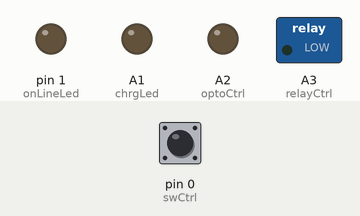
Simulated run of this sketch. Board: Arduino Uno, built with avr-gcc and run on an emulated ATmega328P. Parts: switched loads named in the sketch (green lamp = pin HIGH), output pins drawn as LEDs (lit = HIGH). Inputs (shaded band) come from the test bench; at power-on: pin 0 (swCtrl) LOW.

Above: at 1.1 s.
1.2 s: pin 0 (swCtrl) pulled HIGH for 0.2 s
At 1.52 s:
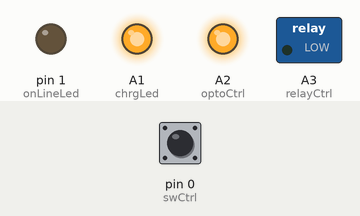
4.2 s: pin 0 (swCtrl) pulled HIGH for 1 s
At 6.1 s:
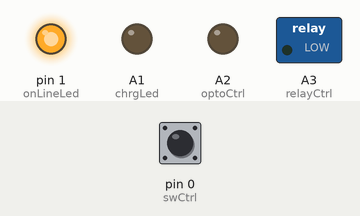
6.7 s: pin 0 (swCtrl) pulled HIGH for 0.2 s
At 7.27 s:
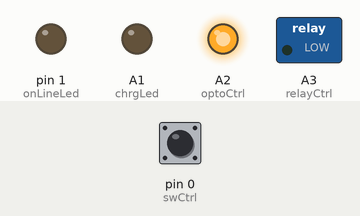
9.9 s: pin 0 (swCtrl) pulled HIGH for 3.2 s
At 11.5 s:
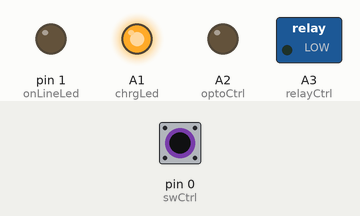
Timing chart, 0 to 18.4 s (numbered marks = the images above; inputs shaded):
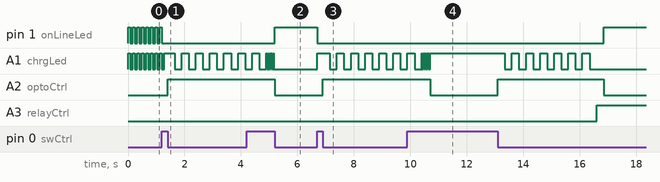

The sketch:

Precharge_Motor_ATTiny.ino
```cpp
//precharge and motor relay software
//version 1.0
//written and developed by Jackson Walker
//225-5-2017

/*
 *This is the control software for the Ra X precharge board and relay control board
 *
 *
 *
 */


  const int chrgLed = A1;
  const int onLineLed = 1;
  const int relayCtrl = A3;
  const int optoCtrl = A2;
  const int swCtrl = 0;

void setup() {

  //set up the outputs and the input
  pinMode(chrgLed, OUTPUT); //red
  pinMode(onLineLed, OUTPUT); //green
  pinMode(relayCtrl, OUTPUT);
  pinMode(optoCtrl, OUTPUT);
  pinMode(swCtrl, INPUT);


  digitalWrite(relayCtrl, LOW);
  digitalWrite(optoCtrl, LOW);
  digitalWrite(onLineLed, LOW);
  digitalWrite(chrgLed, LOW);
  while(digitalRead(swCtrl) == LOW) //if it's on during setup, it needs to be set to low before anything can happen
  {
      digitalWrite(onLineLed,HIGH);
      digitalWrite(chrgLed,HIGH);
      delay(80);
      digitalWrite(onLineLed,LOW);
      digitalWrite(chrgLed,LOW);
      delay(80);
  }

}

void loop() {
    /////////////////////INIT DISCONNECT////////////////////
    digitalWrite(relayCtrl, LOW);
    digitalWrite(optoCtrl, LOW);
    digitalWrite(onLineLed, LOW);
    digitalWrite(chrgLed,LOW);

    while (digitalRead(swCtrl) == HIGH) //while floating or high, also if we didn't already do inital switch loop
    {
      digitalWrite(chrgLed,HIGH);
    } //end while

    prechargeFunc();

    while(digitalRead(swCtrl) == LOW) //relay control will be high
    {
      digitalWrite(chrgLed, LOW);
      digitalWrite(onLineLed, HIGH);
    } //end while swctrol low
}// end loop

void prechargeFunc()
{
  digitalWrite(optoCtrl, HIGH);
  if(digitalRead(swCtrl) == HIGH)  //if true, exit
  {
    blink(chrgLed,30,4);
    digitalWrite(optoCtrl, LOW);
    digitalWrite(relayCtrl, LOW);
    digitalWrite(onLineLed, LOW);
    digitalWrite(chrgLed,LOW);
    return;
  }
  blink(chrgLed, 250, 6);
  if(digitalRead(swCtrl) == HIGH)
  {
    blink(chrgLed,30,4);
    digitalWrite(optoCtrl, LOW);
    digitalWrite(relayCtrl, LOW);
    digitalWrite(onLineLed, LOW);
    digitalWrite(chrgLed,LOW);
    return;
  }
  digitalWrite(relayCtrl, HIGH);
  delay(250); //overlapping for a 4th second to allow it to
  if(digitalRead(swCtrl) == HIGH)
  {
    blink(chrgLed,30,4);
    digitalWrite(optoCtrl, LOW);
    digitalWrite(relayCtrl, LOW);
    digitalWrite(onLineLed, LOW);
    digitalWrite(chrgLed,LOW);
    return;
  }
  digitalWrite(optoCtrl,LOW); //about 2.5 seconds
}

void blink(int sPin, int blinkDurationMS, int iCycles) //duration is 2x blinkDurationMS per cycle e.g. bdMS = 250 ms and cycles is 2 so total length will be 1 second
{
  for(int x=0; x<= iCycles; x++)
  {
    digitalWrite(sPin, HIGH);
    delay(blinkDurationMS);
    digitalWrite(sPin, LOW);
    delay(blinkDurationMS);
  }
}

void chkExit()
{
if(digitalRead(swCtrl) == HIGH)
  {
    blink(chrgLed,30,4);
    digitalWrite(optoCtrl, LOW);
    digitalWrite(relayCtrl, LOW);
    digitalWrite(onLineLed, LOW);
    digitalWrite(chrgLed,LOW);
    return;
  }
}
```

Measured:
- after the input at 1.2 s, pin 1 (onLineLed): goes on until 1.2 s, then stays LOW; A2 (optoCtrl): LOW → HIGH after 0.20 s
- after the input at 4.2 s, A3 (relayCtrl): stays LOW (without the input it goes to HIGH after 0.70 s)
- after the input at 6.7 s, pin 1 (onLineLed): HIGH → LOW at once; A1 (chrgLed): LOW → HIGH at once, then repeats every 0.50 s: LOW 0.25 s, HIGH 0.25 s; A2 (optoCtrl): LOW → HIGH after 0.20 s
- after the input at 9.9 s, pin 1 (onLineLed): LOW → HIGH after 7.0 s instead of 0.75 s; A2 (optoCtrl): HIGH → LOW after 0.80 s instead of 0.75 s; A3 (relayCtrl): LOW → HIGH after 6.7 s instead of 0.50 s
